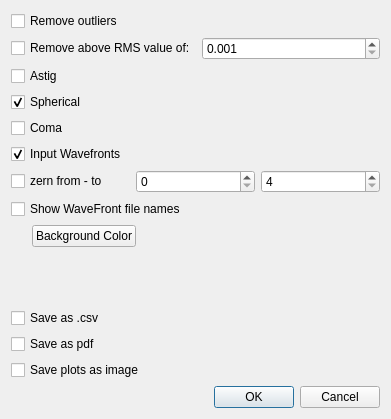
<?xml version="1.0" encoding="UTF-8"?>
<ui version="4.0">
 <class>StatsDlg</class>
 <widget class="QDialog" name="StatsDlg">
  <property name="geometry">
   <rect>
    <x>0</x>
    <y>0</y>
    <width>391</width>
    <height>419</height>
   </rect>
  </property>
  <property name="windowTitle">
   <string>Generate Wave front statiscits</string>
  </property>
  <property name="whatsThis">
   <string>Create a plot of the running average of the RMS of each loaded wavefronts.</string>
  </property>
  <layout class="QVBoxLayout" name="verticalLayout">
   <item>
    <widget class="QCheckBox" name="removeOutliers">
     <property name="text">
      <string>Remove outliers</string>
     </property>
    </widget>
   </item>
   <item>
    <layout class="QHBoxLayout" name="horizontalLayout_3">
     <item>
      <widget class="QCheckBox" name="RemoveAboveCB">
       <property name="text">
        <string>Remove above RMS value of:</string>
       </property>
      </widget>
     </item>
     <item>
      <widget class="QDoubleSpinBox" name="RMSLimit">
       <property name="decimals">
        <number>3</number>
       </property>
       <property name="minimum">
        <double>0.001000000000000</double>
       </property>
       <property name="singleStep">
        <double>0.001000000000000</double>
       </property>
      </widget>
     </item>
    </layout>
   </item>
   <item>
    <widget class="QCheckBox" name="AstigCB">
     <property name="text">
      <string>Astig</string>
     </property>
    </widget>
   </item>
   <item>
    <widget class="QCheckBox" name="SACB">
     <property name="text">
      <string>Spherical</string>
     </property>
     <property name="checked">
      <bool>true</bool>
     </property>
    </widget>
   </item>
   <item>
    <widget class="QCheckBox" name="ComaCB">
     <property name="minimumSize">
      <size>
       <width>81</width>
       <height>0</height>
      </size>
     </property>
     <property name="text">
      <string>Coma</string>
     </property>
    </widget>
   </item>
   <item>
    <widget class="QCheckBox" name="doInputsCB">
     <property name="text">
      <string>Input Wavefronts</string>
     </property>
     <property name="checked">
      <bool>true</bool>
     </property>
    </widget>
   </item>
   <item>
    <layout class="QHBoxLayout" name="horizontalLayout_5">
     <item>
      <widget class="QCheckBox" name="zernGroup">
       <property name="text">
        <string>zern from - to</string>
       </property>
      </widget>
     </item>
     <item>
      <widget class="QSpinBox" name="zernStart"/>
     </item>
     <item>
      <widget class="QSpinBox" name="zernEnd">
       <property name="minimum">
        <number>4</number>
       </property>
       <property name="maximum">
        <number>35</number>
       </property>
      </widget>
     </item>
    </layout>
   </item>
   <item>
    <widget class="QCheckBox" name="showFileNames">
     <property name="text">
      <string>Show WaveFront file names</string>
     </property>
    </widget>
   </item>
   <item>
    <layout class="QHBoxLayout" name="horizontalLayout">
     <item>
      <widget class="QLabel" name="bgColor">
       <property name="minimumSize">
        <size>
         <width>15</width>
         <height>15</height>
        </size>
       </property>
       <property name="maximumSize">
        <size>
         <width>15</width>
         <height>15</height>
        </size>
       </property>
       <property name="text">
        <string/>
       </property>
      </widget>
     </item>
     <item>
      <widget class="QPushButton" name="bakcgroundpb">
       <property name="text">
        <string>Background Color</string>
       </property>
      </widget>
     </item>
     <item>
      <spacer name="horizontalSpacer">
       <property name="orientation">
        <enum>Qt::Horizontal</enum>
       </property>
       <property name="sizeHint" stdset="0">
        <size>
         <width>40</width>
         <height>20</height>
        </size>
       </property>
      </spacer>
     </item>
    </layout>
   </item>
   <item>
    <layout class="QHBoxLayout" name="horizontalLayout_2"/>
   </item>
   <item>
    <spacer name="verticalSpacer">
     <property name="orientation">
      <enum>Qt::Vertical</enum>
     </property>
     <property name="sizeHint" stdset="0">
      <size>
       <width>20</width>
       <height>40</height>
      </size>
     </property>
    </spacer>
   </item>
   <item>
    <widget class="QCheckBox" name="csv">
     <property name="text">
      <string>Save as .csv</string>
     </property>
    </widget>
   </item>
   <item>
    <widget class="QCheckBox" name="pdf">
     <property name="text">
      <string>Save as pdf</string>
     </property>
    </widget>
   </item>
   <item>
    <widget class="QCheckBox" name="jpg">
     <property name="text">
      <string>Save plots as image</string>
     </property>
    </widget>
   </item>
   <item>
    <widget class="QDialogButtonBox" name="buttonBox">
     <property name="minimumSize">
      <size>
       <width>341</width>
       <height>0</height>
      </size>
     </property>
     <property name="orientation">
      <enum>Qt::Horizontal</enum>
     </property>
     <property name="standardButtons">
      <set>QDialogButtonBox::Cancel|QDialogButtonBox::Ok</set>
     </property>
    </widget>
   </item>
  </layout>
 </widget>
 <resources/>
 <connections>
  <connection>
   <sender>buttonBox</sender>
   <signal>accepted()</signal>
   <receiver>StatsDlg</receiver>
   <slot>accept()</slot>
   <hints>
    <hint type="sourcelabel">
     <x>248</x>
     <y>254</y>
    </hint>
    <hint type="destinationlabel">
     <x>157</x>
     <y>274</y>
    </hint>
   </hints>
  </connection>
  <connection>
   <sender>buttonBox</sender>
   <signal>rejected()</signal>
   <receiver>StatsDlg</receiver>
   <slot>reject()</slot>
   <hints>
    <hint type="sourcelabel">
     <x>316</x>
     <y>260</y>
    </hint>
    <hint type="destinationlabel">
     <x>286</x>
     <y>274</y>
    </hint>
   </hints>
  </connection>
 </connections>
</ui>
